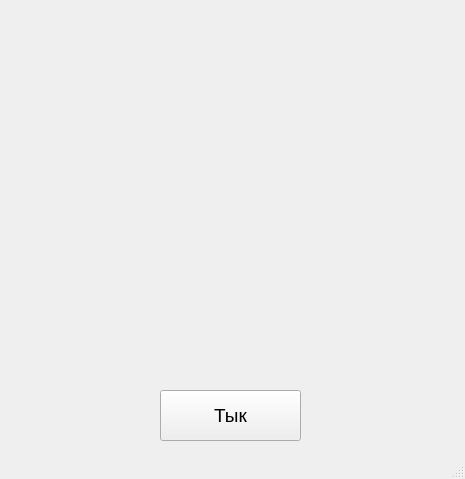
<?xml version="1.0" encoding="UTF-8"?>
<ui version="4.0">
 <class>MainWindow</class>
 <widget class="QMainWindow" name="MainWindow">
  <property name="geometry">
   <rect>
    <x>0</x>
    <y>0</y>
    <width>465</width>
    <height>479</height>
   </rect>
  </property>
  <property name="windowTitle">
   <string>MainWindow</string>
  </property>
  <widget class="QWidget" name="centralwidget">
   <widget class="QPushButton" name="pushButton">
    <property name="geometry">
     <rect>
      <x>160</x>
      <y>390</y>
      <width>141</width>
      <height>51</height>
     </rect>
    </property>
    <property name="font">
     <font>
      <pointsize>14</pointsize>
     </font>
    </property>
    <property name="text">
     <string>Тык</string>
    </property>
   </widget>
  </widget>
  <widget class="QMenuBar" name="menubar">
   <property name="geometry">
    <rect>
     <x>0</x>
     <y>0</y>
     <width>465</width>
     <height>21</height>
    </rect>
   </property>
  </widget>
  <widget class="QStatusBar" name="statusbar"/>
 </widget>
 <resources/>
 <connections/>
</ui>
